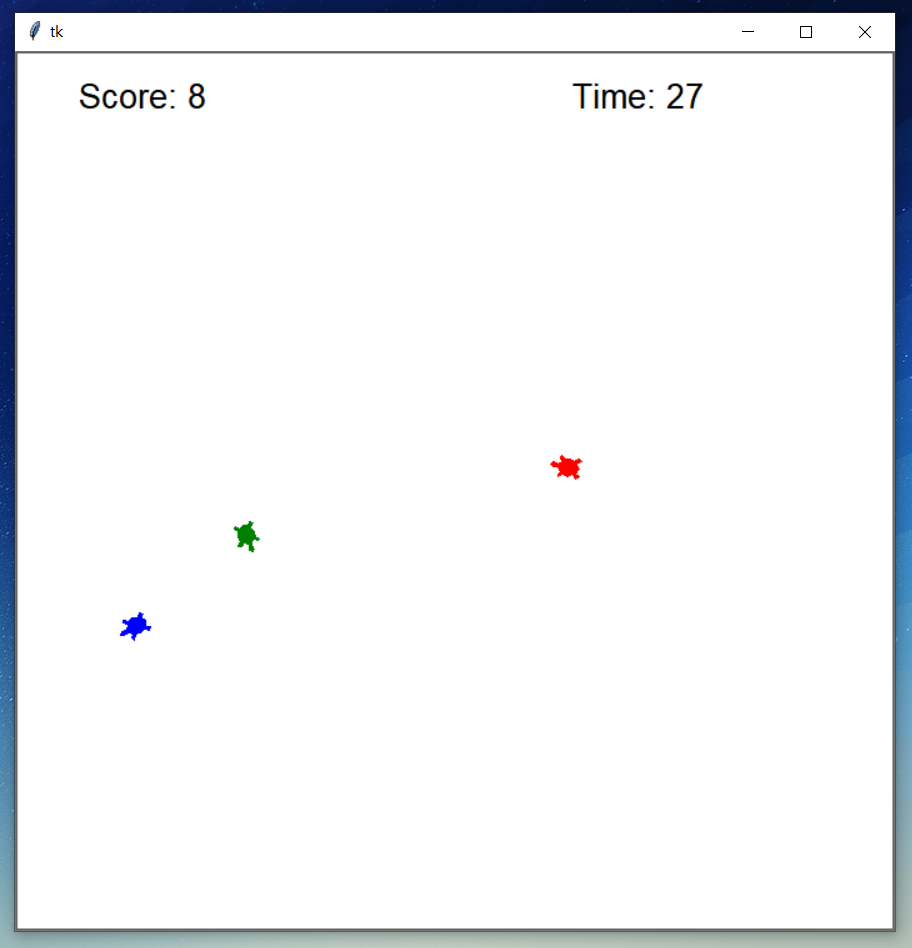

Reproduce this figure in Python.
# This example is not working in Spyder directly (F5 or Run)
# Please type '!python turtle_runaway.py' on IPython console in your Spyder.
import tkinter as tk
import turtle, random, time

class RunawayGame:
    def __init__(self, canvas, runner1, runner2, chaser, catch_radius=50):
        self.canvas = canvas
        self.runner1 = runner1
        self.runner2 = runner2
        self.chaser = chaser
        self.catch_radius2 = catch_radius**2
        self.score = 0
        # Initialize 'runner' and 'chaser'
        self.runner1.shape('turtle')
        self.runner1.color('blue')
        self.runner1.penup()

        self.runner2.shape('turtle')
        self.runner2.color('green')
        self.runner2.penup()

        self.chaser.shape('turtle')
        self.chaser.color('red')
        self.chaser.penup()

        # Instantiate an another turtle for drawing
        self.drawer1 = turtle.RawTurtle(canvas)
        self.drawer1.hideturtle()
        self.drawer1.penup()
        self.drawer2 = turtle.RawTurtle(canvas)
        self.drawer2.hideturtle()
        self.drawer2.penup()
        self.timer = 60
        self.drawEnd = turtle.RawTurtle(canvas)
        self.drawEnd.hideturtle()
        self.drawEnd.penup()

    def is_catched1(self):
        p = self.runner1.pos()
        q = self.chaser.pos()
        dx, dy = p[0] - q[0], p[1] - q[1]
        return dx**2 + dy**2 < self.catch_radius2
    
    def is_catched2(self):
        p = self.runner2.pos()
        q = self.chaser.pos()
        dx, dy = p[0] - q[0], p[1] - q[1]
        return dx**2 + dy**2 < self.catch_radius2

    def start(self, init_dist=400, ai_timer_msec=100):
        self.runner1.setpos((-init_dist / 2, -50))
        self.runner1.setheading(0)
        self.runner2.setpos((-init_dist / 2, +50))
        self.runner2.setheading(0)
        self.chaser.setpos((+init_dist / 2, 0))
        self.chaser.setheading(180)
        self.print_score()
        # TODO) You can do something here and follows.
        
        self.ai_timer_msec = ai_timer_msec
        self.canvas.ontimer(self.step, self.ai_timer_msec)

    def step(self):
        self.runner1.run_ai(self.chaser.pos(), self.chaser.heading())
        self.runner2.run_ai(self.chaser.pos(), self.chaser.heading())
        self.chaser.run_ai(self.runner1.pos(), self.runner1.heading())
        self.chaser.run_ai(self.runner2.pos(), self.runner2.heading())

        # TODO) You can do something here and follows.
        if self.is_catched1():
            self.score += 1
            self.reset_positions()
            self.print_score()
            if self.score == 10:
                self.drawEnd.undo()
                self.drawEnd.penup()
                self.drawEnd.setpos(-200, 0)
                self.drawEnd.write(f'Game Clear!', font=("Arial", 50, "normal"))
                self.game_over()
        if self.is_catched2():
            if (self.score != 0):
                self.score -= 1
            self.reset_positions()
            self.print_score()
                
        self.timer -= 0.16
        self.print_timer()

        if self.timer <= 0:
            self.drawEnd.undo()
            self.drawEnd.penup()
            self.drawEnd.setpos(-200, 0)
            self.drawEnd.write(f'Game Over!', font=("Arial", 50, "normal"))
            self.game_over()
        # Note) The following line should be the last of this function to keep the game playing
        self.canvas.ontimer(self.step, self.ai_timer_msec)

    def reset_positions(self):
        self.runner1.setpos(-200, -50)
        self.runner2.setpos(-200, 50)
        self.chaser.setpos(200, 0)

    def print_score(self):
        self.drawer1.undo()
        self.drawer1.penup()
        self.drawer1.setpos(-300, 300)
        self.drawer1.write(f'Score: {self.score}', align="left", font=("Arial", 20, "normal"))  

    def print_timer(self):
        self.drawer2.undo()
        self.drawer2.penup()
        self.drawer2.setpos(200, 300)
        self.drawer2.write(f'Time: {int(self.timer)}', align="right", font=("Arial", 20, "normal"))

    def game_over(self):
        time.sleep(3)
        quit()

class ManualMover(turtle.RawTurtle):
    def __init__(self, canvas, step_move=10, step_turn=10):
        super().__init__(canvas)
        self.step_move = step_move
        self.step_turn = step_turn

        # Register event handlers
        canvas.onkeypress(lambda: self.forward(self.step_move), 'Up')
        canvas.onkeypress(lambda: self.backward(self.step_move), 'Down')
        canvas.onkeypress(lambda: self.left(self.step_turn), 'Left')
        canvas.onkeypress(lambda: self.right(self.step_turn), 'Right')
        canvas.listen()

    def run_ai(self, opp_pos, opp_heading):
        pass

class RandomMover(turtle.RawTurtle):
    def __init__(self, canvas, step_move=10, step_turn=10):
        super().__init__(canvas)
        self.step_move = step_move
        self.step_turn = step_turn

    def run_ai(self, opp_pos, opp_heading):
        mode = random.randint(0, 2)
        if mode == 0:
            self.forward(self.step_move)
        elif mode == 1:
            self.left(self.step_turn)
        elif mode == 2:
            self.right(self.step_turn)

if __name__ == '__main__':
    # Use 'TurtleScreen' instead of 'Screen' to prevent an exception from the singleton 'Screen'
    root = tk.Tk()
    canvas = tk.Canvas(root, width=700, height=700)
    canvas.pack()
    screen = turtle.TurtleScreen(canvas)

    # TODO) Change the follows to your turtle if necessary
    runner1 = RandomMover(screen)
    runner2 = RandomMover(screen)
    chaser = ManualMover(screen)

    game = RunawayGame(screen, runner1, runner2, chaser)
    game.start()
    screen.mainloop()
